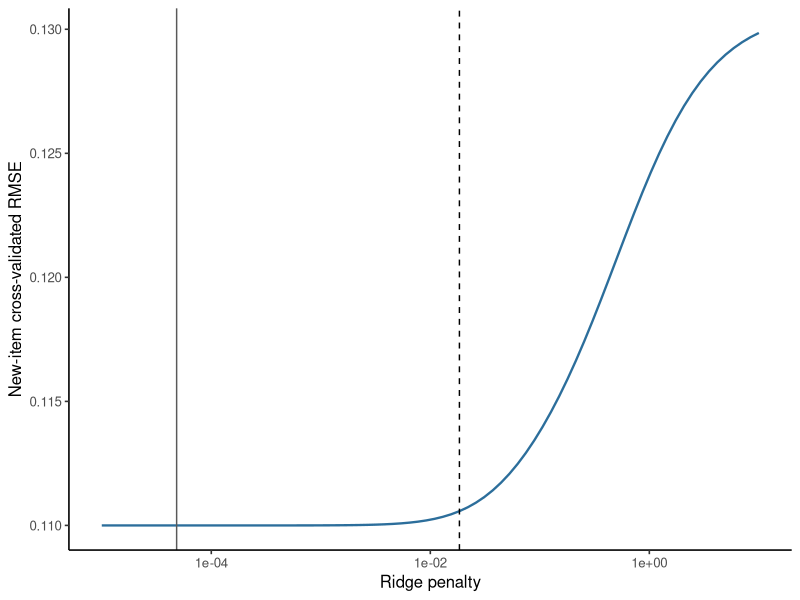

Recreate this plot in R.
## ---- chunk 1
#| label: validate-mald-ridge
library(ggplot2)
library(glmnet)

mald <- read.csv("data/mald/mald-items.csv", stringsAsFactors = FALSE)
X <- model.matrix(
  ~ log_frequency_subtlex + log_duration + n_phones + n_syllables,
  data = mald
)[, -1, drop = FALSE]
y <- mald$mean_log_rt

n_folds <- 10L
set.seed(20261020)
fold_id <- sample(rep(seq_len(n_folds), length.out = nrow(mald)))
penalty_grid <- 10^seq(-5, 1, length.out = 80L)
ridge_mixing <- 0
fold_mse <- matrix(NA_real_, nrow = n_folds, ncol = length(penalty_grid))
ridge_predictions <- matrix(
  NA_real_,
  nrow = nrow(mald),
  ncol = length(penalty_grid)
)
ols_predictions <- rep(NA_real_, nrow(mald))

for (fold in seq_len(n_folds)) {
  training <- fold_id != fold
  testing <- !training

  ridge_fit <- glmnet(
    x = X[training, , drop = FALSE],
    y = y[training],
    alpha = ridge_mixing,
    lambda = penalty_grid,
    standardize = TRUE,
    intercept = TRUE
  )
  current_predictions <- predict(
    ridge_fit,
    newx = X[testing, , drop = FALSE],
    s = penalty_grid
  )
  ridge_predictions[testing, ] <- current_predictions
  fold_mse[fold, ] <- colMeans((y[testing] - current_predictions)^2)

  ols_fit <- lm(
    mean_log_rt ~ log_frequency_subtlex + log_duration +
      n_phones + n_syllables,
    data = mald[training, ]
  )
  ols_predictions[testing] <- predict(ols_fit, newdata = mald[testing, ])
}

mean_mse <- colMeans(fold_mse)
se_mse <- apply(fold_mse, 2, sd) / sqrt(n_folds)
minimum_index <- which.min(mean_mse)
one_se_candidates <- which(
  mean_mse <= mean_mse[minimum_index] + se_mse[minimum_index]
)
one_se_index <- max(one_se_candidates)
lambda_min <- penalty_grid[minimum_index]
lambda_one_se <- penalty_grid[one_se_index]
ridge_one_se_prediction <- ridge_predictions[, one_se_index]

ridge_rmse <- sqrt(mean((y - ridge_one_se_prediction)^2))
ols_rmse <- sqrt(mean((y - ols_predictions)^2))

stopifnot(
  nrow(mald) == length(unique(mald$item)),
  all(is.finite(ridge_one_se_prediction)),
  all(is.finite(ols_predictions)),
  lambda_one_se >= lambda_min
)

data.frame(
  method = c("ridge: one-SE rule", "ordinary least squares"),
  held_out_rmse = c(ridge_rmse, ols_rmse)
)
## ---- chunk 2
#| label: plot-mald-ridge-validation
#| fig-cap: "New-item validation error across the ridge penalty grid. The solid and dashed lines mark the minimum-error and one-standard-error choices."
validation_curve <- data.frame(
  lambda = penalty_grid,
  rmse = sqrt(mean_mse)
)

ggplot(validation_curve, aes(lambda, rmse)) +
  geom_line(color = "#2C6E9B", linewidth = 0.8) +
  geom_vline(xintercept = lambda_min, color = "grey35", linewidth = 0.5) +
  geom_vline(
    xintercept = lambda_one_se,
    color = "black",
    linetype = 2,
    linewidth = 0.5
  ) +
  scale_x_log10() +
  labs(x = "Ridge penalty", y = "New-item cross-validated RMSE") +
  theme_classic(base_size = 12)
